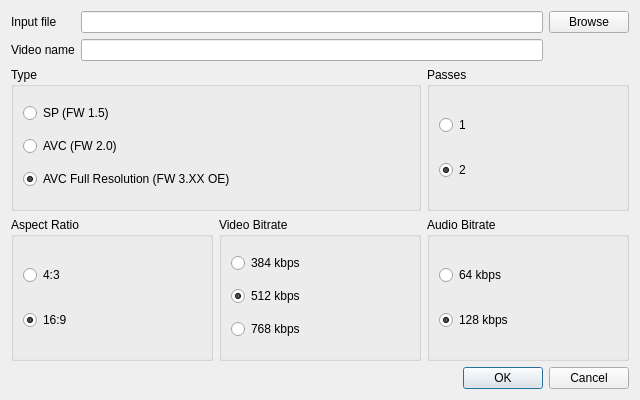
<ui version="4.0" >
 <class>EncodeVideoDialog</class>
 <widget class="QDialog" name="EncodeVideoDialog" >
  <property name="windowModality" >
   <enum>Qt::ApplicationModal</enum>
  </property>
  <property name="enabled" >
   <bool>true</bool>
  </property>
  <property name="geometry" >
   <rect>
    <x>0</x>
    <y>0</y>
    <width>640</width>
    <height>400</height>
   </rect>
  </property>
  <property name="windowTitle" >
   <string>Encode Video</string>
  </property>
  <layout class="QVBoxLayout" >
   <item>
    <layout class="QGridLayout" >
     <item row="0" column="0" >
      <widget class="QLabel" name="labelFile" >
       <property name="text" >
        <string>Input file</string>
       </property>
      </widget>
     </item>
     <item row="0" column="1" >
      <widget class="QLineEdit" name="lineEditFile" >
       <property name="readOnly" >
        <bool>true</bool>
       </property>
      </widget>
     </item>
     <item row="0" column="2" >
      <widget class="QPushButton" name="pushButtonFile" >
       <property name="text" >
        <string>Browse</string>
       </property>
      </widget>
     </item>
     <item row="1" column="0" >
      <widget class="QLabel" name="labelName" >
       <property name="text" >
        <string>Video name</string>
       </property>
      </widget>
     </item>
     <item row="1" column="1" >
      <widget class="QLineEdit" name="lineEditName" />
     </item>
    </layout>
   </item>
   <item>
    <layout class="QGridLayout" >
     <item row="0" column="0" colspan="2" >
      <widget class="QGroupBox" name="groupBoxType" >
       <property name="title" >
        <string>Type</string>
       </property>
       <layout class="QVBoxLayout" >
        <item>
         <widget class="QRadioButton" name="radioButtonTypeSP" >
          <property name="text" >
           <string>SP (FW 1.5)</string>
          </property>
         </widget>
        </item>
        <item>
         <widget class="QRadioButton" name="radioButtonTypeAVC" >
          <property name="text" >
           <string>AVC (FW 2.0)</string>
          </property>
         </widget>
        </item>
        <item>
         <widget class="QRadioButton" name="radioButtonTypeFullRes" >
          <property name="text" >
           <string>AVC Full Resolution (FW 3.XX OE)</string>
          </property>
          <property name="checked" >
           <bool>true</bool>
          </property>
         </widget>
        </item>
       </layout>
      </widget>
     </item>
     <item row="0" column="2" >
      <widget class="QGroupBox" name="groupBoxPasses" >
       <property name="title" >
        <string>Passes</string>
       </property>
       <layout class="QVBoxLayout" >
        <item>
         <widget class="QRadioButton" name="radioButtonPasses1" >
          <property name="text" >
           <string>1</string>
          </property>
         </widget>
        </item>
        <item>
         <widget class="QRadioButton" name="radioButtonPasses2" >
          <property name="text" >
           <string>2</string>
          </property>
          <property name="checked" >
           <bool>true</bool>
          </property>
         </widget>
        </item>
       </layout>
      </widget>
     </item>
     <item row="1" column="0" >
      <widget class="QGroupBox" name="groupBoxAspect" >
       <property name="title" >
        <string>Aspect Ratio</string>
       </property>
       <layout class="QVBoxLayout" >
        <item>
         <widget class="QRadioButton" name="radioButtonAspectSquare" >
          <property name="text" >
           <string>4:3</string>
          </property>
         </widget>
        </item>
        <item>
         <widget class="QRadioButton" name="radioButtonAspectWide" >
          <property name="text" >
           <string>16:9</string>
          </property>
          <property name="checked" >
           <bool>true</bool>
          </property>
         </widget>
        </item>
       </layout>
      </widget>
     </item>
     <item row="1" column="1" >
      <widget class="QGroupBox" name="groupBoxVideo" >
       <property name="title" >
        <string>Video Bitrate</string>
       </property>
       <layout class="QVBoxLayout" >
        <item>
         <widget class="QRadioButton" name="radioButtonVideo384" >
          <property name="text" >
           <string>384 kbps</string>
          </property>
         </widget>
        </item>
        <item>
         <widget class="QRadioButton" name="radioButtonVideo512" >
          <property name="text" >
           <string>512 kbps</string>
          </property>
          <property name="checked" >
           <bool>true</bool>
          </property>
         </widget>
        </item>
        <item>
         <widget class="QRadioButton" name="radioButtonVideo768" >
          <property name="text" >
           <string>768 kbps</string>
          </property>
         </widget>
        </item>
       </layout>
      </widget>
     </item>
     <item row="1" column="2" >
      <widget class="QGroupBox" name="groupBoxAudio" >
       <property name="title" >
        <string>Audio Bitrate</string>
       </property>
       <layout class="QVBoxLayout" >
        <item>
         <widget class="QRadioButton" name="radioButtonAudio64" >
          <property name="text" >
           <string>64 kbps</string>
          </property>
         </widget>
        </item>
        <item>
         <widget class="QRadioButton" name="radioButtonAudio128" >
          <property name="text" >
           <string>128 kbps</string>
          </property>
          <property name="checked" >
           <bool>true</bool>
          </property>
         </widget>
        </item>
       </layout>
      </widget>
     </item>
    </layout>
   </item>
   <item>
    <widget class="QDialogButtonBox" name="buttonBox" >
     <property name="standardButtons" >
      <set>QDialogButtonBox::Cancel|QDialogButtonBox::NoButton|QDialogButtonBox::Ok</set>
     </property>
    </widget>
   </item>
  </layout>
 </widget>
 <resources/>
 <connections/>
</ui>
